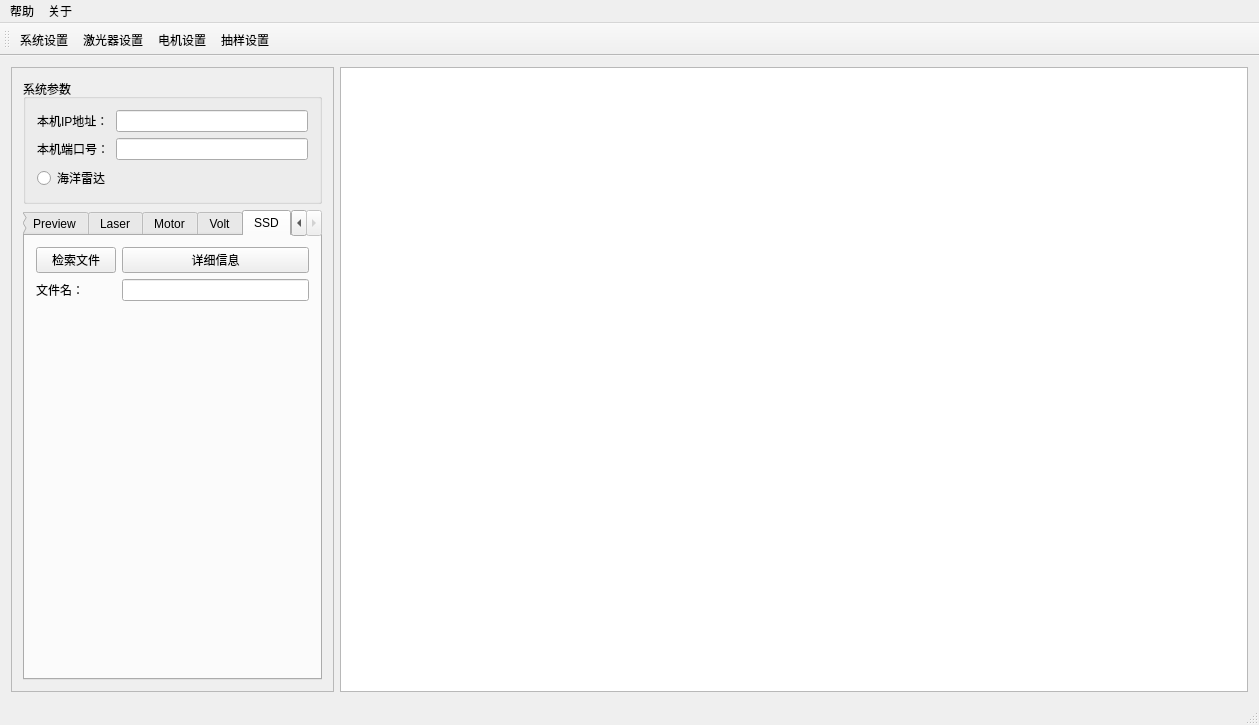
<?xml version="1.0" encoding="UTF-8"?>
<ui version="4.0">
 <class>MainWindow</class>
 <widget class="QMainWindow" name="MainWindow">
  <property name="geometry">
   <rect>
    <x>0</x>
    <y>0</y>
    <width>1259</width>
    <height>725</height>
   </rect>
  </property>
  <property name="windowTitle">
   <string>MainWindow</string>
  </property>
  <widget class="QWidget" name="centralWidget">
   <layout class="QHBoxLayout" name="horizontalLayout" stretch="1,0">
    <item>
     <widget class="QScrollArea" name="scrollArea">
      <property name="sizePolicy">
       <sizepolicy hsizetype="Maximum" vsizetype="Expanding">
        <horstretch>0</horstretch>
        <verstretch>0</verstretch>
       </sizepolicy>
      </property>
      <property name="widgetResizable">
       <bool>true</bool>
      </property>
      <widget class="QWidget" name="scrollAreaWidgetContents">
       <property name="geometry">
        <rect>
         <x>0</x>
         <y>0</y>
         <width>356</width>
         <height>631</height>
        </rect>
       </property>
       <layout class="QVBoxLayout" name="verticalLayout_2">
        <item>
         <widget class="QGroupBox" name="groupBox_7">
          <property name="title">
           <string>系统参数</string>
          </property>
          <layout class="QGridLayout" name="gridLayout_9">
           <item row="2" column="0">
            <widget class="QRadioButton" name="rBtn_radarType">
             <property name="text">
              <string>海洋雷达</string>
             </property>
            </widget>
           </item>
           <item row="1" column="1">
            <widget class="QLineEdit" name="lineEdit_localPort"/>
           </item>
           <item row="0" column="1">
            <widget class="QLineEdit" name="lineEdit_localIP"/>
           </item>
           <item row="0" column="0">
            <widget class="QLabel" name="label_47">
             <property name="text">
              <string>本机IP地址：</string>
             </property>
            </widget>
           </item>
           <item row="1" column="0">
            <widget class="QLabel" name="label_44">
             <property name="text">
              <string>本机端口号：</string>
             </property>
            </widget>
           </item>
          </layout>
         </widget>
        </item>
        <item>
         <widget class="QTabWidget" name="tabWidget">
          <property name="currentIndex">
           <number>5</number>
          </property>
          <widget class="QWidget" name="tab">
           <attribute name="title">
            <string>Info</string>
           </attribute>
           <layout class="QGridLayout" name="gridLayout_5">
            <item row="1" column="1">
             <widget class="QLineEdit" name="lineEdit_fpgaVer">
              <property name="text">
               <string/>
              </property>
              <property name="readOnly">
               <bool>true</bool>
              </property>
             </widget>
            </item>
            <item row="0" column="0">
             <widget class="QPushButton" name="pushButton_ReadInfo">
              <property name="text">
               <string>读取系统信息</string>
              </property>
             </widget>
            </item>
            <item row="1" column="0">
             <widget class="QLabel" name="label_46">
              <property name="text">
               <string>FPGA软件版本：</string>
              </property>
             </widget>
            </item>
            <item row="2" column="0">
             <spacer name="verticalSpacer_5">
              <property name="orientation">
               <enum>Qt::Vertical</enum>
              </property>
              <property name="sizeHint" stdset="0">
               <size>
                <width>20</width>
                <height>40</height>
               </size>
              </property>
             </spacer>
            </item>
           </layout>
          </widget>
          <widget class="QWidget" name="tab_4">
           <attribute name="title">
            <string>Preview</string>
           </attribute>
           <layout class="QVBoxLayout" name="verticalLayout">
            <item>
             <layout class="QGridLayout" name="gridLayout_3">
              <item row="0" column="0">
               <widget class="QLabel" name="label_15">
                <property name="text">
                 <string>采样长度：</string>
                </property>
               </widget>
              </item>
              <item row="0" column="1">
               <widget class="QLineEdit" name="lineEdit_sampleLen"/>
              </item>
              <item row="1" column="0">
               <widget class="QLabel" name="label_16">
                <property name="text">
                 <string>抽样率：</string>
                </property>
               </widget>
              </item>
              <item row="1" column="1">
               <widget class="QLineEdit" name="lineEdit_sampleRate"/>
              </item>
              <item row="2" column="0">
               <widget class="QLabel" name="label_17">
                <property name="text">
                 <string>第一段提取位置：</string>
                </property>
               </widget>
              </item>
              <item row="2" column="1">
               <widget class="QLineEdit" name="lineEdit_firstStartPos"/>
              </item>
              <item row="3" column="0">
               <widget class="QLabel" name="label_18">
                <property name="text">
                 <string>第一段提取长度：</string>
                </property>
               </widget>
              </item>
              <item row="3" column="1">
               <widget class="QLineEdit" name="lineEdit_firstLen"/>
              </item>
              <item row="4" column="0">
               <widget class="QLabel" name="label_secondStartPos">
                <property name="text">
                 <string>第二段提取位置：</string>
                </property>
               </widget>
              </item>
              <item row="4" column="1">
               <widget class="QLineEdit" name="lineEdit_secondStartPos">
                <property name="toolTip">
                 <string>第二段起始位置需要大于第一段提取位置和提取长度之和</string>
                </property>
               </widget>
              </item>
              <item row="5" column="0">
               <widget class="QLabel" name="label_secondLen">
                <property name="text">
                 <string>第二段提取长度：</string>
                </property>
               </widget>
              </item>
              <item row="5" column="1">
               <widget class="QLineEdit" name="lineEdit_secondLen">
                <property name="toolTip">
                 <string/>
                </property>
               </widget>
              </item>
              <item row="6" column="0">
               <widget class="QLabel" name="label_sumThreshold">
                <property name="text">
                 <string>和阈值：</string>
                </property>
               </widget>
              </item>
              <item row="6" column="1">
               <widget class="QLineEdit" name="lineEdit_sumThreshold"/>
              </item>
              <item row="7" column="0">
               <widget class="QLabel" name="label_subThreshold">
                <property name="text">
                 <string>值阈值：</string>
                </property>
               </widget>
              </item>
              <item row="7" column="1">
               <widget class="QLineEdit" name="lineEdit_subThreshold"/>
              </item>
              <item row="8" column="0">
               <widget class="QLabel" name="label_subThreshold_2">
                <property name="text">
                 <string>压缩长度：</string>
                </property>
               </widget>
              </item>
              <item row="8" column="1">
               <widget class="QLineEdit" name="lineEdit_compressLen"/>
              </item>
              <item row="9" column="0">
               <widget class="QLabel" name="label_subThreshold_3">
                <property name="text">
                 <string>压缩比：</string>
                </property>
               </widget>
              </item>
              <item row="9" column="1">
               <widget class="QLineEdit" name="lineEdit_compressRatio"/>
              </item>
             </layout>
            </item>
            <item>
             <layout class="QHBoxLayout" name="horizontalLayout_2">
              <item>
               <widget class="QPushButton" name="pushButton_setPreviewPara">
                <property name="text">
                 <string>设置</string>
                </property>
               </widget>
              </item>
              <item>
               <widget class="QPushButton" name="pushButton_sampleEnable">
                <property name="text">
                 <string>开始采集</string>
                </property>
               </widget>
              </item>
              <item>
               <widget class="QCheckBox" name="checkBox_autoZoom">
                <property name="text">
                 <string>autoZoom</string>
                </property>
               </widget>
              </item>
             </layout>
            </item>
            <item>
             <widget class="QLabel" name="label">
              <property name="text">
               <string/>
              </property>
              <property name="pixmap">
               <pixmap resource="res.qrc">:/qss/ch_pos.png</pixmap>
              </property>
             </widget>
            </item>
            <item>
             <spacer name="verticalSpacer">
              <property name="orientation">
               <enum>Qt::Vertical</enum>
              </property>
              <property name="sizeHint" stdset="0">
               <size>
                <width>20</width>
                <height>40</height>
               </size>
              </property>
             </spacer>
            </item>
           </layout>
          </widget>
          <widget class="QWidget" name="tab_2">
           <attribute name="title">
            <string>Laser</string>
           </attribute>
           <layout class="QGridLayout" name="gridLayout">
            <item row="0" column="1">
             <widget class="QLineEdit" name="lineEdit_laser_freq"/>
            </item>
            <item row="1" column="0">
             <widget class="QLabel" name="label_9">
              <property name="text">
               <string>激光功率：</string>
              </property>
             </widget>
            </item>
            <item row="1" column="1">
             <widget class="QLineEdit" name="lineEdit_7"/>
            </item>
            <item row="0" column="0">
             <widget class="QLabel" name="label_7">
              <property name="text">
               <string>激光重频：</string>
              </property>
             </widget>
            </item>
            <item row="2" column="0">
             <widget class="QLabel" name="label_8">
              <property name="text">
               <string>触发方式：</string>
              </property>
             </widget>
            </item>
            <item row="3" column="0">
             <widget class="QRadioButton" name="radioButton">
              <property name="text">
               <string>RadioButton</string>
              </property>
             </widget>
            </item>
            <item row="3" column="1">
             <widget class="QRadioButton" name="radioButton_2">
              <property name="text">
               <string>RadioButton</string>
              </property>
             </widget>
            </item>
            <item row="2" column="1">
             <widget class="QPushButton" name="pushButton_laserInfo">
              <property name="text">
               <string>详细信息</string>
              </property>
             </widget>
            </item>
            <item row="4" column="0">
             <spacer name="verticalSpacer_4">
              <property name="orientation">
               <enum>Qt::Vertical</enum>
              </property>
              <property name="sizeHint" stdset="0">
               <size>
                <width>20</width>
                <height>40</height>
               </size>
              </property>
             </spacer>
            </item>
           </layout>
          </widget>
          <widget class="QWidget" name="tab6">
           <attribute name="title">
            <string>Motor</string>
           </attribute>
           <layout class="QGridLayout" name="gridLayout_6">
            <item row="0" column="0">
             <widget class="QLabel" name="label_10">
              <property name="text">
               <string>电机转速（rpm/s)：</string>
              </property>
             </widget>
            </item>
            <item row="0" column="1">
             <widget class="QLineEdit" name="lineEdit_8"/>
            </item>
            <item row="1" column="0">
             <spacer name="verticalSpacer_6">
              <property name="orientation">
               <enum>Qt::Vertical</enum>
              </property>
              <property name="sizeHint" stdset="0">
               <size>
                <width>20</width>
                <height>40</height>
               </size>
              </property>
             </spacer>
            </item>
           </layout>
          </widget>
          <widget class="QWidget" name="tab_7">
           <attribute name="title">
            <string>Volt</string>
           </attribute>
           <layout class="QGridLayout" name="gridLayout_2">
            <item row="1" column="1">
             <widget class="QLineEdit" name="lineEdit_9"/>
            </item>
            <item row="1" column="2">
             <widget class="QPushButton" name="pushButton_2">
              <property name="text">
               <string>设置</string>
              </property>
             </widget>
            </item>
            <item row="1" column="0">
             <widget class="QComboBox" name="comboBox">
              <item>
               <property name="text">
                <string>DA0</string>
               </property>
              </item>
              <item>
               <property name="text">
                <string>DA1</string>
               </property>
              </item>
              <item>
               <property name="text">
                <string>DA2</string>
               </property>
              </item>
              <item>
               <property name="text">
                <string>DA3</string>
               </property>
              </item>
              <item>
               <property name="text">
                <string>DA4</string>
               </property>
              </item>
             </widget>
            </item>
            <item row="0" column="1">
             <widget class="QLabel" name="label_12">
              <property name="text">
               <string>        值：</string>
              </property>
             </widget>
            </item>
            <item row="0" column="0">
             <widget class="QLabel" name="label_11">
              <property name="text">
               <string>      DA通道：</string>
              </property>
             </widget>
            </item>
            <item row="3" column="0">
             <widget class="QComboBox" name="comboBox_2">
              <item>
               <property name="text">
                <string>DA0</string>
               </property>
              </item>
              <item>
               <property name="text">
                <string>DA1</string>
               </property>
              </item>
              <item>
               <property name="text">
                <string>DA2</string>
               </property>
              </item>
              <item>
               <property name="text">
                <string>DA3</string>
               </property>
              </item>
              <item>
               <property name="text">
                <string>DA4</string>
               </property>
              </item>
             </widget>
            </item>
            <item row="3" column="1">
             <widget class="QLineEdit" name="lineEdit_10"/>
            </item>
            <item row="3" column="2">
             <widget class="QPushButton" name="pushButton_3">
              <property name="text">
               <string>读取</string>
              </property>
             </widget>
            </item>
            <item row="2" column="1">
             <widget class="QLabel" name="label_14">
              <property name="text">
               <string>        值：</string>
              </property>
             </widget>
            </item>
            <item row="2" column="0">
             <widget class="QLabel" name="label_13">
              <property name="text">
               <string>      AD通道：</string>
              </property>
             </widget>
            </item>
            <item row="4" column="0">
             <spacer name="verticalSpacer_2">
              <property name="orientation">
               <enum>Qt::Vertical</enum>
              </property>
              <property name="sizeHint" stdset="0">
               <size>
                <width>20</width>
                <height>40</height>
               </size>
              </property>
             </spacer>
            </item>
           </layout>
          </widget>
          <widget class="QWidget" name="tab_3">
           <attribute name="title">
            <string>SSD</string>
           </attribute>
           <layout class="QGridLayout" name="gridLayout_4">
            <item row="0" column="0">
             <widget class="QPushButton" name="pushButton_6">
              <property name="text">
               <string>检索文件</string>
              </property>
             </widget>
            </item>
            <item row="0" column="1">
             <widget class="QPushButton" name="pushButton_7">
              <property name="text">
               <string>详细信息</string>
              </property>
             </widget>
            </item>
            <item row="1" column="0">
             <widget class="QLabel" name="label_45">
              <property name="sizePolicy">
               <sizepolicy hsizetype="Minimum" vsizetype="Preferred">
                <horstretch>0</horstretch>
                <verstretch>0</verstretch>
               </sizepolicy>
              </property>
              <property name="text">
               <string>文件名：</string>
              </property>
             </widget>
            </item>
            <item row="1" column="1">
             <widget class="QLineEdit" name="lineEdit_43"/>
            </item>
            <item row="2" column="0">
             <spacer name="verticalSpacer_3">
              <property name="orientation">
               <enum>Qt::Vertical</enum>
              </property>
              <property name="sizeHint" stdset="0">
               <size>
                <width>20</width>
                <height>40</height>
               </size>
              </property>
             </spacer>
            </item>
           </layout>
          </widget>
         </widget>
        </item>
       </layout>
      </widget>
     </widget>
    </item>
    <item>
     <widget class="ChartView" name="graphicsView"/>
    </item>
   </layout>
  </widget>
  <widget class="QMenuBar" name="menuBar">
   <property name="geometry">
    <rect>
     <x>0</x>
     <y>0</y>
     <width>1259</width>
     <height>28</height>
    </rect>
   </property>
   <widget class="QMenu" name="menu">
    <property name="title">
     <string>帮助</string>
    </property>
    <addaction name="actionNote"/>
   </widget>
   <widget class="QMenu" name="menu_2">
    <property name="title">
     <string>关于</string>
    </property>
   </widget>
   <addaction name="menu"/>
   <addaction name="menu_2"/>
  </widget>
  <widget class="QToolBar" name="mainToolBar">
   <attribute name="toolBarArea">
    <enum>TopToolBarArea</enum>
   </attribute>
   <attribute name="toolBarBreak">
    <bool>false</bool>
   </attribute>
   <addaction name="actionSetting"/>
   <addaction name="actionLaserSetting"/>
   <addaction name="actionMotorSetting"/>
   <addaction name="actionSampleSetting"/>
  </widget>
  <widget class="QStatusBar" name="statusBar"/>
  <action name="actionSetting">
   <property name="text">
    <string>系统设置</string>
   </property>
   <property name="toolTip">
    <string>设置系统参数</string>
   </property>
  </action>
  <action name="actionLaserSetting">
   <property name="text">
    <string>激光器设置</string>
   </property>
  </action>
  <action name="actionMotorSetting">
   <property name="text">
    <string>电机设置</string>
   </property>
  </action>
  <action name="actionSampleSetting">
   <property name="text">
    <string>抽样设置</string>
   </property>
  </action>
  <action name="actionNote">
   <property name="checkable">
    <bool>true</bool>
   </property>
   <property name="text">
    <string>操作注意事项</string>
   </property>
  </action>
 </widget>
 <layoutdefault spacing="6" margin="11"/>
 <customwidgets>
  <customwidget>
   <class>ChartView</class>
   <extends>QGraphicsView</extends>
   <header location="global">./src/ChartView/chartview.h</header>
  </customwidget>
 </customwidgets>
 <resources>
  <include location="res.qrc"/>
 </resources>
 <connections/>
</ui>
